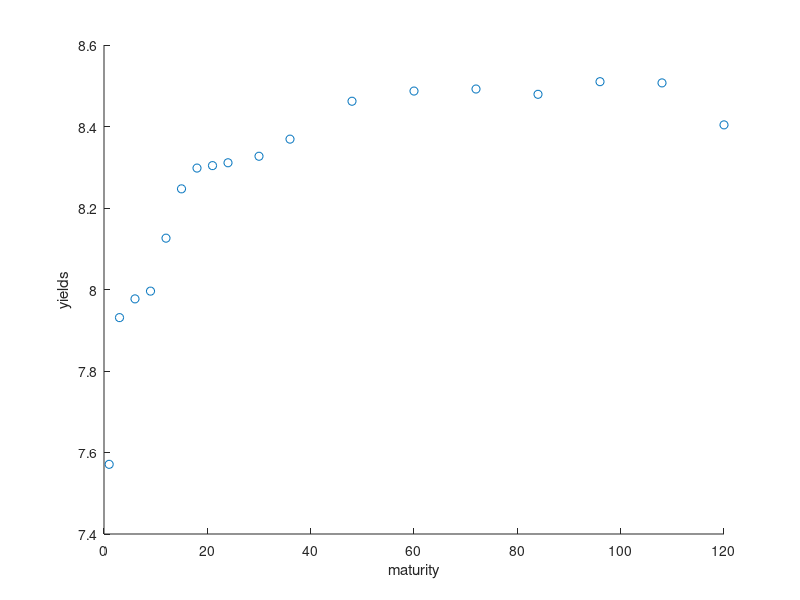
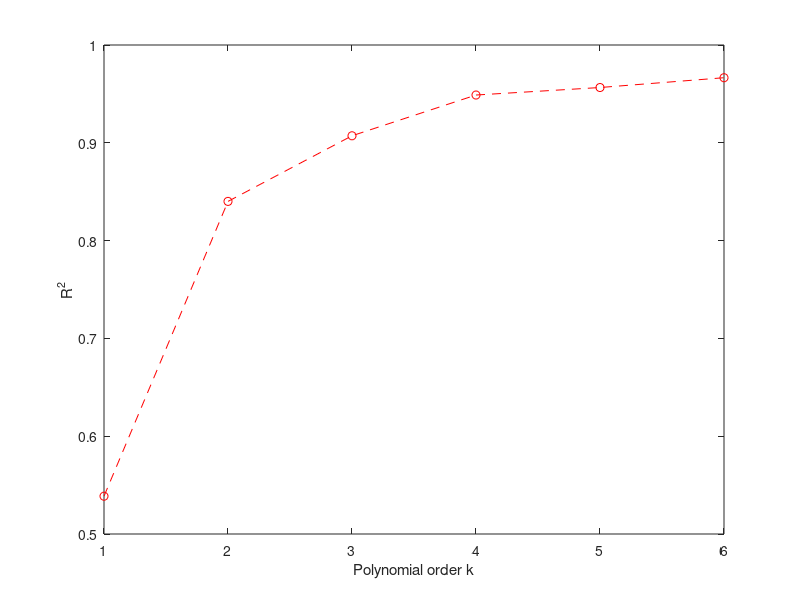
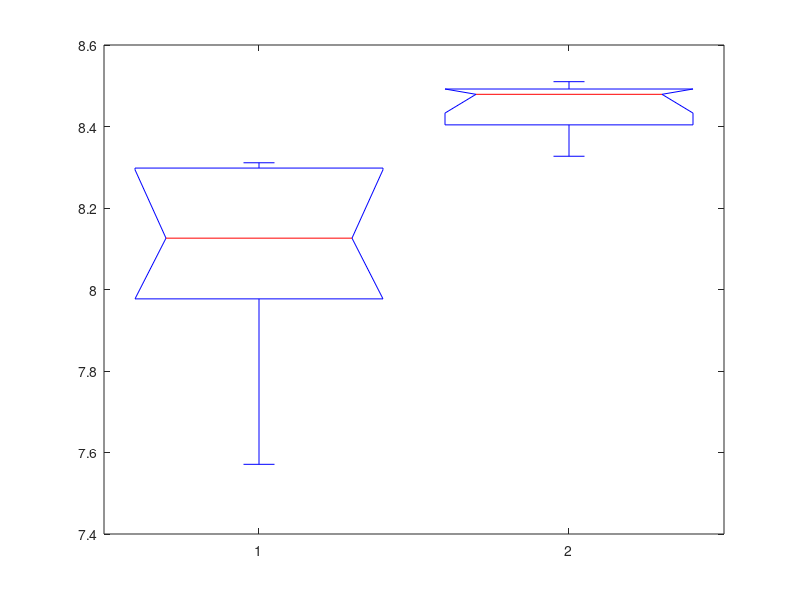

The MATLAB source for these figures, in order: (Note: this script raises an error after producing the figures.)
clear
clc

% yields
y = [7.571  7.931  7.977  7.996  8.126  8.247  8.298  8.304  8.311  8.327  8.369  8.462 ...
    8.487  8.492  8.479  8.510  8.507  8.404];
% maturity
x = [1,3, 6, 9, 12, 15, 18, 21, 24, 30, 36, 48, 60, 72, 84, 96, 108, 120];

% (a)
figure;
scatter(x, y);

xlabel('maturity');
ylabel('yields');

% (b)
y_bar = sum(y)/18;
R_square = zeros(1, 6);
for m = 1:6
    p = polyfit(x, y, m);
    y_head = polyval(p, x);
    
    % SSR SST
    SSR = 0;
    SST = 0;  
    for i = 1:18
        SSR = SSR + ( y_head(i) - y_bar )^2;
        SST = SST + ( y(i) - y_bar )^2;
    end
    R_square(m) = SSR/SST;
end
figure;
plot(R_square,'ro--');
xlabel('Polynomial order k');
ylabel('R^2');
set(gca, 'XTick', 1:6);

% (c)
p = polyfit(x, y, 4);
y_head = polyval(p, x);
residual = y - y_head;
figure;
hold on;
scatter(x, residual);
plot([0 120], [0 0], 'r-');
title('4th-order polynomial model');
xlabel('maturity');
ylabel('residual');
hold off;

% (d)
y3 = zeros(9, 2);
y3(1:9, 1) = y(1, 1:9)';
y3(1:9, 2) = y(1, 10:18)';
vartestn( y3 );

% (e)
figure;
histogram(residual, 5);
xlabel('Residual');
figure;
qqplot(residual);

